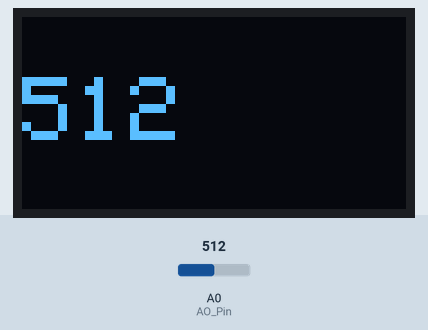
This sketch was run on a simulated Arduino Nano, built with avr-gcc and run on an emulated ATmega328P. Shown: 128×64 one-colour display. The test bench sets the inputs (shaded band); at power-on: A0 (AO_Pin) = 512. What the sketch prints to the serial monitor is not drawn.

Above: at 3.2 s.
3.3 s: A0 (AO_Pin) set to 716
At 4.7 s:
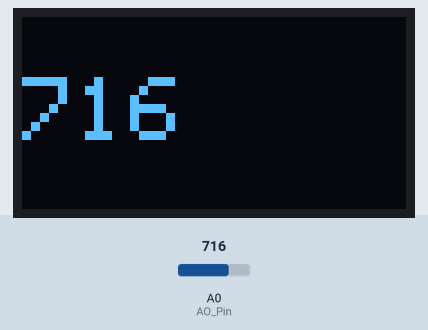
5.6 s: A0 (AO_Pin) set to 900
At 7.1 s:
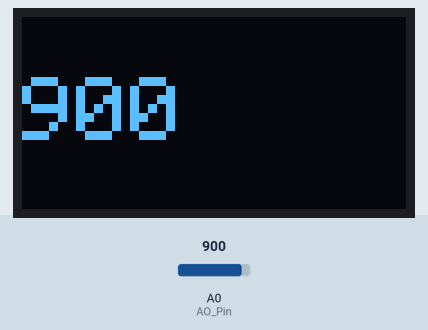
7.6 s: A0 (AO_Pin) set to 1023
At 9.4 s:
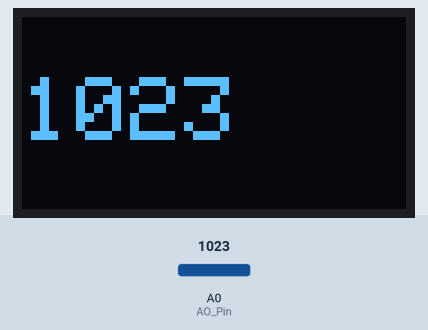
Timing chart, 0 to 10.9 s (numbered marks = the images above; inputs shaded):
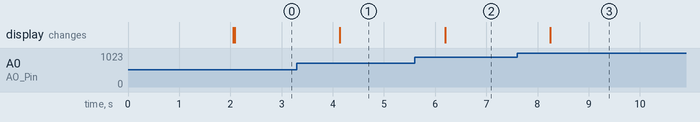

Measured:
- after the input at 3.3 s, the display: changes after 0.84 s (image 1)
- after the input at 5.6 s, the display: changes after 0.60 s (image 2)
- after the input at 7.6 s, the display: changes after 0.65 s (image 3)

The sketch:

Arduino_Gas_sensor_OLED.ino
```cpp
//kitkraft.in
//In this project, we’ll show you how to build an Arduino-based gas detection system using a
//gas sensor and a 0.96" OLED display. This beginner-friendly DIY project demonstrates how to
//monitor air quality in real-time, displaying gas levels with an Arduino Nano.
#include <Wire.h>
#include <Adafruit_GFX.h>
#include <Adafruit_SSD1306.h>

#define OLED_WIDTH 128 // OLED display width,  in pixels
#define OLED_HEIGHT 64 // OLED display height, in pixels

const int AO_Pin=0; // Connect the AO of MQ-4 sensor with analog channel 0 pin (A0) of Arduino
int AO_Out; // Create a variable to store the analog output of the MQ-4 sensor

// declare an SSD1306 display object connected to I2C
Adafruit_SSD1306 oled(OLED_WIDTH, OLED_HEIGHT, &Wire, -1);

// Set up
void setup() {
  Serial.begin(115200);  // Initialize serial monitor using a baud rate of 115200

  // initialize OLED display with address 0x3C for 128x64
  if (!oled.begin(SSD1306_SWITCHCAPVCC, 0x3C)) {
    Serial.println(F("SSD1306 allocation failed"));
    while (true);
  }

  delay(2000);         // wait for initializing
  oled.clearDisplay(); // clear display

  oled.setTextSize(1);          // text size
  oled.setTextColor(WHITE);     // text color
  oled.setCursor(0, 10);        // position to display
  oled.println("Gas Sensor"); // text to display
  oled.display();
  oled.clearDisplay(); // clear display
}

// Main loop
void loop()
{
  AO_Out= analogRead(AO_Pin); // Read the analog output measurement sample from the MQ4 sensor's AO pin
  Serial.print(", "); // print a comma and space

  Serial.print("Methane Conentration: "); // Print out the text "Methane Concentration: "
  Serial.println(AO_Out); // Print out the methane value - the analog output - beteewn 0 and 1023

  oled.clearDisplay(); // clear display
  oled.setTextSize(3);
  oled.setCursor(0, 20);
  oled.println(AO_Out); // text to display
  oled.display();

  delay(1000); // Set a 10 second delay
}
```
